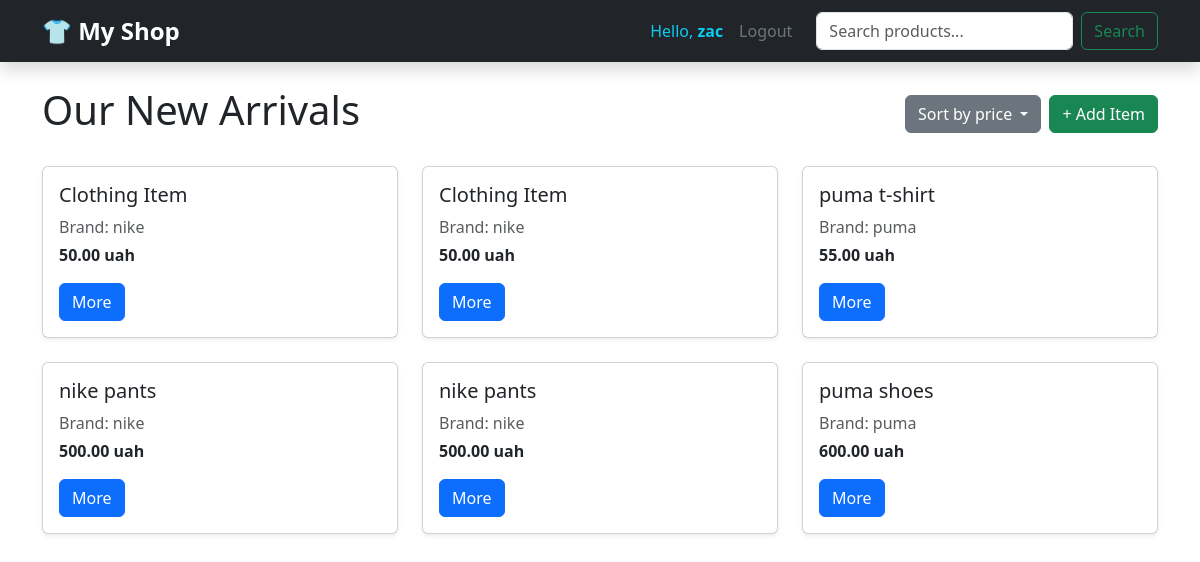
The app's page / (signed in) with its own data.
### login/models.py (models this page shows, shortened)
class CustomUser(AbstractUser):
    avatar = models.ImageField(
        upload_to="avatars/",
        blank=True,
        null=True
    )

### clothing_shop/models.py (models this page shows, shortened)
class Cloth(models.Model):
    title = models.CharField(max_length=100, default="Clothing Item")
    cloth_color = models.CharField(max_length=30)
    size = models.IntegerField()
    price = models.DecimalField(max_digits=10, decimal_places=2, default=0)
    stock_quantity = models.PositiveIntegerField(default=0)
    is_available = models.BooleanField(default=True)
    category = models.CharField(
        max_length=20,
        choices=CATEGORY_CHOICES,
        default="T-SHIRTS"
    )
    brand = models.ForeignKey(
        ClothBrand,
        on_delete=models.CASCADE,
        related_name='items',
    )

class ClothBrand(models.Model):
    name = models.CharField(max_length=40)
    foundation_date = models.DateField()
    bio = models.TextField(null=True , blank=True)

### clothing_shop/views.py (the view)
# urls.py: path('', views.cloth_list, name='cloth_list'),
def cloth_list(request):
    items = Cloth.objects.all()
    query = request.GET.get('q')
    if query:
        items = items.filter(title__icontains=query)
    sort = request.GET.get('sort')
    if sort == 'price_asc':
        items = items.order_by('price')
    elif sort == 'price_desc':
        items = items.order_by('-price')
    return render(request, 'index.html', {'items': items})
    return render(request, 'index.html', {'items': items})

### templates/index.html (shortened to what this page needs)
{% extends "base.html" %}
{% block content %}
<div class="d-flex justify-content-between align-items-center mb-4">
    <h1>Our New Arrivals</h1>
    <div class="d-flex gap-2">
        <div class="dropdown">
            <button class="btn btn-secondary dropdown-toggle" type="button" data-bs-toggle="dropdown">
                Sort by price
            </button>
        </div>
        <a href="{% url 'cloth_create' %}" class="btn btn-success">+ Add Item</a>
    </div>
</div>
<div class="row">
    {% for item in items %}
    <div class="col-md-4 mb-4">
        <div class="card h-100 shadow-sm">
            <div class="card-body">
                <h5 class="card-title">{{ item.title }}</h5>
                <p class="card-text text-muted mb-1">Brand: {{ item.brand.name }}</p>
                <p class="card-text fw-bold">{{ item.price }} uah</p>
                <a href="{% url 'cloth_detail' item.pk %}" class="btn btn-primary">More</a>
            </div>
        </div>
    </div>
    {% empty %}
    <div class="col-12 text-center">
        <p class="text-muted">No items found.</p>
    </div>
    {% endfor %}
</div>
{% endblock %}

### templates/base.html (shortened to what this page needs)
<!DOCTYPE html>
<html lang="en">
<head>
    <link href="https://cdn.jsdelivr.net/npm/bootstrap@5.3.0/dist/css/bootstrap.min.css" rel="stylesheet">
</head>
<body>
    <nav class="navbar navbar-expand-lg navbar-dark bg-dark mb-4 shadow">
        <div class="container">
            <a class="navbar-brand" href="{% url 'cloth_list' %}">👕 My Shop</a>
            <div class="collapse navbar-collapse" id="navbarNav">
                <ul class="navbar-nav ms-auto">
                    {% if user.is_authenticated %}
                        <li class="nav-item">
                            <span class="nav-link text-info">Hello, <strong>{{ user.username }}</strong></span>
                        </li>
                        <li class="nav-item">
                            <form action="{% url 'logout' %}" method="post" style="display:inline;">
                                <button type="submit" class="nav-link border-0 bg-transparent text-secondary">Logout</button>
                            </form>
                        </li>
                    {% endif %}
                </ul>
                <form class="d-flex ms-3" action="{% url 'cloth_list' %}" method="get">
                    <input class="form-control me-2" type="search" name="q" placeholder="Search products..." aria-label="Search">
                    <button class="btn btn-outline-success" type="submit">Search</button>
                </form>
            </div>
        </div>
    </nav>
    <div class="container">
        {% block content %}
        {% endblock %}
    </div>
</body>
</html>

### templates/base.html (style rules this page uses)
.navbar-brand { font-weight: bold; font-size: 1.5rem; }
.nav-link { cursor: pointer; }

### records on screen
CustomUser: username "zac"
Cloth: title "Clothing Item", brand.name "nike", price "50.00"
Cloth: title "Clothing Item", brand.name "nike", price "50.00"
Cloth: title "puma t-shirt", brand.name "puma", price "55.00"
Cloth: title "nike pants", brand.name "nike", price "500.00"
Cloth: title "nike pants", brand.name "nike", price "500.00"
Cloth: title "puma shoes", brand.name "puma", price "600.00"
